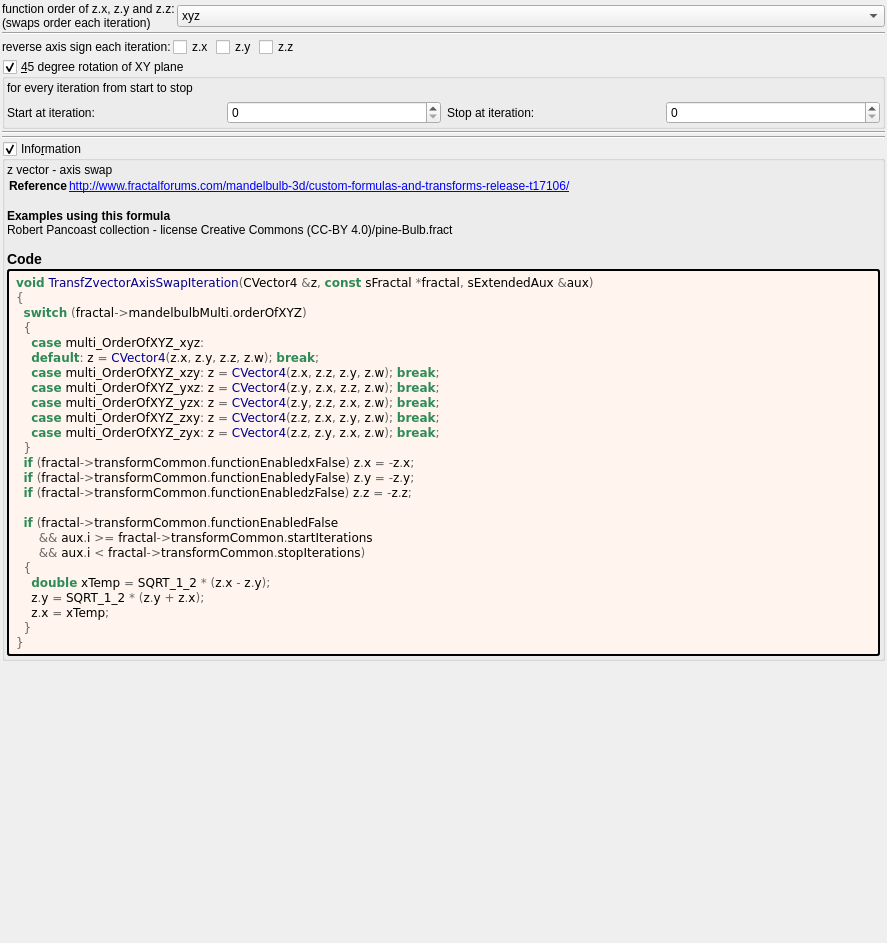
<?xml version="1.0" encoding="UTF-8"?>
<ui version="4.0">
 <class>transf_zvector_axis_swap</class>
 <widget class="QWidget" name="Form">
  <property name="geometry">
   <rect>
    <x>0</x>
    <y>0</y>
    <width>887</width>
    <height>943</height>
   </rect>
  </property>
  <property name="windowTitle">
   <string notr="true">transf_zvector_axis_swap</string>
  </property>
  <layout class="QVBoxLayout" name="verticalLayout">
   <property name="spacing">
    <number>2</number>
   </property>
   <property name="leftMargin">
    <number>2</number>
   </property>
   <property name="topMargin">
    <number>2</number>
   </property>
   <property name="rightMargin">
    <number>2</number>
   </property>
   <property name="bottomMargin">
    <number>2</number>
   </property>
   <item>
    <layout class="QGridLayout" name="gridLayout" columnstretch="0,1">
     <item row="0" column="0">
      <widget class="QLabel" name="label">
       <property name="text">
        <string>function order of z.x, z.y and z.z:
(swaps order each iteration)</string>
       </property>
      </widget>
     </item>
     <item row="0" column="1">
      <widget class="QComboBox" name="comboBox_mandelbulbMulti_order_of_xyz">
       <item>
        <property name="text">
         <string notr="true">xyz</string>
        </property>
       </item>
       <item>
        <property name="text">
         <string notr="true">xzy</string>
        </property>
       </item>
       <item>
        <property name="text">
         <string notr="true">yxz</string>
        </property>
       </item>
       <item>
        <property name="text">
         <string notr="true">yzx</string>
        </property>
       </item>
       <item>
        <property name="text">
         <string notr="true">zxy</string>
        </property>
       </item>
       <item>
        <property name="text">
         <string notr="true">zyx</string>
        </property>
       </item>
      </widget>
     </item>
    </layout>
   </item>
   <item>
    <widget class="Line" name="line_2">
     <property name="orientation">
      <enum>Qt::Horizontal</enum>
     </property>
    </widget>
   </item>
   <item>
    <layout class="QGridLayout" name="gridLayout_23">
     <property name="spacing">
      <number>2</number>
     </property>
     <item row="0" column="2">
      <widget class="MyCheckBox" name="checkBox_transf_function_enabledy_false">
       <property name="text">
        <string notr="true">z.y</string>
       </property>
      </widget>
     </item>
     <item row="0" column="3">
      <widget class="MyCheckBox" name="checkBox_transf_function_enabledz_false">
       <property name="text">
        <string notr="true">z.z</string>
       </property>
      </widget>
     </item>
     <item row="0" column="1">
      <widget class="MyCheckBox" name="checkBox_transf_function_enabledx_false">
       <property name="text">
        <string notr="true">z.x</string>
       </property>
      </widget>
     </item>
     <item row="0" column="0">
      <widget class="QLabel" name="label_3">
       <property name="text">
        <string>reverse axis sign each iteration:</string>
       </property>
      </widget>
     </item>
     <item row="0" column="4">
      <spacer name="horizontalSpacer">
       <property name="orientation">
        <enum>Qt::Horizontal</enum>
       </property>
       <property name="sizeHint" stdset="0">
        <size>
         <width>40</width>
         <height>20</height>
        </size>
       </property>
      </spacer>
     </item>
    </layout>
   </item>
   <item>
    <widget class="MyGroupBox" name="groupCheck_transf_function_enabled_false">
     <property name="title">
      <string>&amp;45 degree rotation of XY plane</string>
     </property>
     <property name="checkable">
      <bool>true</bool>
     </property>
     <layout class="QVBoxLayout" name="verticalLayout_3">
      <property name="leftMargin">
       <number>2</number>
      </property>
      <property name="topMargin">
       <number>2</number>
      </property>
      <property name="rightMargin">
       <number>2</number>
      </property>
      <property name="bottomMargin">
       <number>2</number>
      </property>
      <item>
       <widget class="QLabel" name="label_2">
        <property name="text">
         <string>for every iteration from start to stop</string>
        </property>
       </widget>
      </item>
      <item>
       <layout class="QGridLayout" name="gridLayout_2">
        <item row="0" column="2">
         <widget class="QLabel" name="label_49">
          <property name="text">
           <string>Stop at iteration:</string>
          </property>
         </widget>
        </item>
        <item row="0" column="0">
         <widget class="QLabel" name="label_68">
          <property name="text">
           <string>Start at iteration:</string>
          </property>
         </widget>
        </item>
        <item row="0" column="3">
         <widget class="MySpinBox" name="spinboxInt_transf_stop_iterations">
          <property name="sizePolicy">
           <sizepolicy hsizetype="Preferred" vsizetype="Maximum">
            <horstretch>0</horstretch>
            <verstretch>0</verstretch>
           </sizepolicy>
          </property>
          <property name="maximum">
           <number>999</number>
          </property>
         </widget>
        </item>
        <item row="0" column="1">
         <widget class="MySpinBox" name="spinboxInt_transf_start_iterations">
          <property name="sizePolicy">
           <sizepolicy hsizetype="Minimum" vsizetype="Maximum">
            <horstretch>0</horstretch>
            <verstretch>0</verstretch>
           </sizepolicy>
          </property>
          <property name="minimum">
           <number>0</number>
          </property>
          <property name="maximum">
           <number>999</number>
          </property>
          <property name="value">
           <number>0</number>
          </property>
         </widget>
        </item>
       </layout>
      </item>
     </layout>
    </widget>
   </item>
   <item>
    <widget class="Line" name="line">
     <property name="orientation">
      <enum>Qt::Horizontal</enum>
     </property>
    </widget>
   </item>
   <item>
    <widget class="Line" name="line_3">
     <property name="orientation">
      <enum>Qt::Horizontal</enum>
     </property>
    </widget>
   </item>
   <item>
    <widget class="MyGroupBox" name="groupCheck_info">
     <property name="title">
      <string>Info&amp;rmation</string>
     </property>
     <property name="flat">
      <bool>false</bool>
     </property>
     <property name="checkable">
      <bool>true</bool>
     </property>
     <layout class="QVBoxLayout" name="verticalLayout_2">
      <property name="spacing">
       <number>2</number>
      </property>
      <property name="leftMargin">
       <number>2</number>
      </property>
      <property name="topMargin">
       <number>2</number>
      </property>
      <property name="rightMargin">
       <number>2</number>
      </property>
      <property name="bottomMargin">
       <number>2</number>
      </property>
      <item>
       <widget class="QLabel" name="label_information_general">
        <property name="text">
         <string notr="true">&lt;p&gt;z vector - axis swap&lt;/p&gt;&lt;table&gt;
&lt;tr&gt;&lt;th&gt;Reference&lt;/th&gt;&lt;td&gt;&lt;a href=&quot;http://www.fractalforums.com/mandelbulb-3d/custom-formulas-and-transforms-release-t17106/&quot;&gt;http://www.fractalforums.com/mandelbulb-3d/custom-formulas-and-transforms-release-t17106/&lt;br&gt;
&lt;/td&gt;&lt;/tr&gt;
&lt;/table&gt;
&lt;br&gt;&lt;b&gt;Examples using this formula&lt;/b&gt;&lt;br&gt;Robert Pancoast collection - license Creative Commons (CC-BY 4.0)/pine-Bulb.fract&lt;h3&gt;Code&lt;/h3&gt;</string>
        </property>
        <property name="wordWrap">
         <bool>true</bool>
        </property>
        <property name="openExternalLinks">
         <bool>true</bool>
        </property>
        <property name="textInteractionFlags">
         <set>Qt::LinksAccessibleByMouse|Qt::TextSelectableByMouse</set>
        </property>
       </widget>
      </item>
      <item>
       <widget class="QLabel" name="label_code_content">
        <property name="styleSheet">
         <string notr="true">border-style: outset; border-width: 2px; border-radius: 3px; border-color: black; background-color: #fff5ee; padding: 4px;</string>
        </property>
        <property name="text">
         <string notr="true">&lt;body style=&quot;background-color:#fff5ee&quot;&gt;
&lt;pre style=&quot;color:#000000; background-color:#fff5ee;  font-family:'Courier New',monospace;&quot;&gt;&lt;span style=&quot;color:#2e8b57; font-weight:bold&quot;&gt;void&lt;/span&gt; &lt;span style=&quot;color:#00008f&quot;&gt;TransfZvectorAxisSwapIteration&lt;/span&gt;&lt;span style=&quot;color:#676767&quot;&gt;(&lt;/span&gt;CVector4 &lt;span style=&quot;color:#676767&quot;&gt;&amp;amp;&lt;/span&gt;z&lt;span style=&quot;color:#676767&quot;&gt;,&lt;/span&gt; &lt;span style=&quot;color:#2e8b57; font-weight:bold&quot;&gt;const&lt;/span&gt; sFractal &lt;span style=&quot;color:#676767&quot;&gt;*&lt;/span&gt;fractal&lt;span style=&quot;color:#676767&quot;&gt;,&lt;/span&gt; sExtendedAux &lt;span style=&quot;color:#676767&quot;&gt;&amp;amp;&lt;/span&gt;aux&lt;span style=&quot;color:#676767&quot;&gt;)&lt;/span&gt;
&lt;span style=&quot;color:#676767&quot;&gt;{&lt;/span&gt;
  &lt;span style=&quot;color:#2e8b57; font-weight:bold&quot;&gt;switch&lt;/span&gt; &lt;span style=&quot;color:#676767&quot;&gt;(&lt;/span&gt;fractal&lt;span style=&quot;color:#676767&quot;&gt;-&amp;gt;&lt;/span&gt;mandelbulbMulti&lt;span style=&quot;color:#676767&quot;&gt;.&lt;/span&gt;orderOfXYZ&lt;span style=&quot;color:#676767&quot;&gt;)&lt;/span&gt;
  &lt;span style=&quot;color:#676767&quot;&gt;{&lt;/span&gt;
    &lt;span style=&quot;color:#2e8b57; font-weight:bold&quot;&gt;case&lt;/span&gt; multi_OrderOfXYZ_xyz&lt;span style=&quot;color:#676767&quot;&gt;:&lt;/span&gt;
    &lt;span style=&quot;color:#2e8b57; font-weight:bold&quot;&gt;default&lt;/span&gt;&lt;span style=&quot;color:#676767&quot;&gt;:&lt;/span&gt; z &lt;span style=&quot;color:#676767&quot;&gt;=&lt;/span&gt; &lt;span style=&quot;color:#00008f&quot;&gt;CVector4&lt;/span&gt;&lt;span style=&quot;color:#676767&quot;&gt;(&lt;/span&gt;z&lt;span style=&quot;color:#676767&quot;&gt;.&lt;/span&gt;x&lt;span style=&quot;color:#676767&quot;&gt;,&lt;/span&gt; z&lt;span style=&quot;color:#676767&quot;&gt;.&lt;/span&gt;y&lt;span style=&quot;color:#676767&quot;&gt;,&lt;/span&gt; z&lt;span style=&quot;color:#676767&quot;&gt;.&lt;/span&gt;z&lt;span style=&quot;color:#676767&quot;&gt;,&lt;/span&gt; z&lt;span style=&quot;color:#676767&quot;&gt;.&lt;/span&gt;w&lt;span style=&quot;color:#676767&quot;&gt;);&lt;/span&gt; &lt;span style=&quot;color:#2e8b57; font-weight:bold&quot;&gt;break&lt;/span&gt;&lt;span style=&quot;color:#676767&quot;&gt;;&lt;/span&gt;
    &lt;span style=&quot;color:#2e8b57; font-weight:bold&quot;&gt;case&lt;/span&gt; multi_OrderOfXYZ_xzy&lt;span style=&quot;color:#676767&quot;&gt;:&lt;/span&gt; z &lt;span style=&quot;color:#676767&quot;&gt;=&lt;/span&gt; &lt;span style=&quot;color:#00008f&quot;&gt;CVector4&lt;/span&gt;&lt;span style=&quot;color:#676767&quot;&gt;(&lt;/span&gt;z&lt;span style=&quot;color:#676767&quot;&gt;.&lt;/span&gt;x&lt;span style=&quot;color:#676767&quot;&gt;,&lt;/span&gt; z&lt;span style=&quot;color:#676767&quot;&gt;.&lt;/span&gt;z&lt;span style=&quot;color:#676767&quot;&gt;,&lt;/span&gt; z&lt;span style=&quot;color:#676767&quot;&gt;.&lt;/span&gt;y&lt;span style=&quot;color:#676767&quot;&gt;,&lt;/span&gt; z&lt;span style=&quot;color:#676767&quot;&gt;.&lt;/span&gt;w&lt;span style=&quot;color:#676767&quot;&gt;);&lt;/span&gt; &lt;span style=&quot;color:#2e8b57; font-weight:bold&quot;&gt;break&lt;/span&gt;&lt;span style=&quot;color:#676767&quot;&gt;;&lt;/span&gt;
    &lt;span style=&quot;color:#2e8b57; font-weight:bold&quot;&gt;case&lt;/span&gt; multi_OrderOfXYZ_yxz&lt;span style=&quot;color:#676767&quot;&gt;:&lt;/span&gt; z &lt;span style=&quot;color:#676767&quot;&gt;=&lt;/span&gt; &lt;span style=&quot;color:#00008f&quot;&gt;CVector4&lt;/span&gt;&lt;span style=&quot;color:#676767&quot;&gt;(&lt;/span&gt;z&lt;span style=&quot;color:#676767&quot;&gt;.&lt;/span&gt;y&lt;span style=&quot;color:#676767&quot;&gt;,&lt;/span&gt; z&lt;span style=&quot;color:#676767&quot;&gt;.&lt;/span&gt;x&lt;span style=&quot;color:#676767&quot;&gt;,&lt;/span&gt; z&lt;span style=&quot;color:#676767&quot;&gt;.&lt;/span&gt;z&lt;span style=&quot;color:#676767&quot;&gt;,&lt;/span&gt; z&lt;span style=&quot;color:#676767&quot;&gt;.&lt;/span&gt;w&lt;span style=&quot;color:#676767&quot;&gt;);&lt;/span&gt; &lt;span style=&quot;color:#2e8b57; font-weight:bold&quot;&gt;break&lt;/span&gt;&lt;span style=&quot;color:#676767&quot;&gt;;&lt;/span&gt;
    &lt;span style=&quot;color:#2e8b57; font-weight:bold&quot;&gt;case&lt;/span&gt; multi_OrderOfXYZ_yzx&lt;span style=&quot;color:#676767&quot;&gt;:&lt;/span&gt; z &lt;span style=&quot;color:#676767&quot;&gt;=&lt;/span&gt; &lt;span style=&quot;color:#00008f&quot;&gt;CVector4&lt;/span&gt;&lt;span style=&quot;color:#676767&quot;&gt;(&lt;/span&gt;z&lt;span style=&quot;color:#676767&quot;&gt;.&lt;/span&gt;y&lt;span style=&quot;color:#676767&quot;&gt;,&lt;/span&gt; z&lt;span style=&quot;color:#676767&quot;&gt;.&lt;/span&gt;z&lt;span style=&quot;color:#676767&quot;&gt;,&lt;/span&gt; z&lt;span style=&quot;color:#676767&quot;&gt;.&lt;/span&gt;x&lt;span style=&quot;color:#676767&quot;&gt;,&lt;/span&gt; z&lt;span style=&quot;color:#676767&quot;&gt;.&lt;/span&gt;w&lt;span style=&quot;color:#676767&quot;&gt;);&lt;/span&gt; &lt;span style=&quot;color:#2e8b57; font-weight:bold&quot;&gt;break&lt;/span&gt;&lt;span style=&quot;color:#676767&quot;&gt;;&lt;/span&gt;
    &lt;span style=&quot;color:#2e8b57; font-weight:bold&quot;&gt;case&lt;/span&gt; multi_OrderOfXYZ_zxy&lt;span style=&quot;color:#676767&quot;&gt;:&lt;/span&gt; z &lt;span style=&quot;color:#676767&quot;&gt;=&lt;/span&gt; &lt;span style=&quot;color:#00008f&quot;&gt;CVector4&lt;/span&gt;&lt;span style=&quot;color:#676767&quot;&gt;(&lt;/span&gt;z&lt;span style=&quot;color:#676767&quot;&gt;.&lt;/span&gt;z&lt;span style=&quot;color:#676767&quot;&gt;,&lt;/span&gt; z&lt;span style=&quot;color:#676767&quot;&gt;.&lt;/span&gt;x&lt;span style=&quot;color:#676767&quot;&gt;,&lt;/span&gt; z&lt;span style=&quot;color:#676767&quot;&gt;.&lt;/span&gt;y&lt;span style=&quot;color:#676767&quot;&gt;,&lt;/span&gt; z&lt;span style=&quot;color:#676767&quot;&gt;.&lt;/span&gt;w&lt;span style=&quot;color:#676767&quot;&gt;);&lt;/span&gt; &lt;span style=&quot;color:#2e8b57; font-weight:bold&quot;&gt;break&lt;/span&gt;&lt;span style=&quot;color:#676767&quot;&gt;;&lt;/span&gt;
    &lt;span style=&quot;color:#2e8b57; font-weight:bold&quot;&gt;case&lt;/span&gt; multi_OrderOfXYZ_zyx&lt;span style=&quot;color:#676767&quot;&gt;:&lt;/span&gt; z &lt;span style=&quot;color:#676767&quot;&gt;=&lt;/span&gt; &lt;span style=&quot;color:#00008f&quot;&gt;CVector4&lt;/span&gt;&lt;span style=&quot;color:#676767&quot;&gt;(&lt;/span&gt;z&lt;span style=&quot;color:#676767&quot;&gt;.&lt;/span&gt;z&lt;span style=&quot;color:#676767&quot;&gt;,&lt;/span&gt; z&lt;span style=&quot;color:#676767&quot;&gt;.&lt;/span&gt;y&lt;span style=&quot;color:#676767&quot;&gt;,&lt;/span&gt; z&lt;span style=&quot;color:#676767&quot;&gt;.&lt;/span&gt;x&lt;span style=&quot;color:#676767&quot;&gt;,&lt;/span&gt; z&lt;span style=&quot;color:#676767&quot;&gt;.&lt;/span&gt;w&lt;span style=&quot;color:#676767&quot;&gt;);&lt;/span&gt; &lt;span style=&quot;color:#2e8b57; font-weight:bold&quot;&gt;break&lt;/span&gt;&lt;span style=&quot;color:#676767&quot;&gt;;&lt;/span&gt;
  &lt;span style=&quot;color:#676767&quot;&gt;}&lt;/span&gt;
  &lt;span style=&quot;color:#2e8b57; font-weight:bold&quot;&gt;if&lt;/span&gt; &lt;span style=&quot;color:#676767&quot;&gt;(&lt;/span&gt;fractal&lt;span style=&quot;color:#676767&quot;&gt;-&amp;gt;&lt;/span&gt;transformCommon&lt;span style=&quot;color:#676767&quot;&gt;.&lt;/span&gt;functionEnabledxFalse&lt;span style=&quot;color:#676767&quot;&gt;)&lt;/span&gt; z&lt;span style=&quot;color:#676767&quot;&gt;.&lt;/span&gt;x &lt;span style=&quot;color:#676767&quot;&gt;= -&lt;/span&gt;z&lt;span style=&quot;color:#676767&quot;&gt;.&lt;/span&gt;x&lt;span style=&quot;color:#676767&quot;&gt;;&lt;/span&gt;
  &lt;span style=&quot;color:#2e8b57; font-weight:bold&quot;&gt;if&lt;/span&gt; &lt;span style=&quot;color:#676767&quot;&gt;(&lt;/span&gt;fractal&lt;span style=&quot;color:#676767&quot;&gt;-&amp;gt;&lt;/span&gt;transformCommon&lt;span style=&quot;color:#676767&quot;&gt;.&lt;/span&gt;functionEnabledyFalse&lt;span style=&quot;color:#676767&quot;&gt;)&lt;/span&gt; z&lt;span style=&quot;color:#676767&quot;&gt;.&lt;/span&gt;y &lt;span style=&quot;color:#676767&quot;&gt;= -&lt;/span&gt;z&lt;span style=&quot;color:#676767&quot;&gt;.&lt;/span&gt;y&lt;span style=&quot;color:#676767&quot;&gt;;&lt;/span&gt;
  &lt;span style=&quot;color:#2e8b57; font-weight:bold&quot;&gt;if&lt;/span&gt; &lt;span style=&quot;color:#676767&quot;&gt;(&lt;/span&gt;fractal&lt;span style=&quot;color:#676767&quot;&gt;-&amp;gt;&lt;/span&gt;transformCommon&lt;span style=&quot;color:#676767&quot;&gt;.&lt;/span&gt;functionEnabledzFalse&lt;span style=&quot;color:#676767&quot;&gt;)&lt;/span&gt; z&lt;span style=&quot;color:#676767&quot;&gt;.&lt;/span&gt;z &lt;span style=&quot;color:#676767&quot;&gt;= -&lt;/span&gt;z&lt;span style=&quot;color:#676767&quot;&gt;.&lt;/span&gt;z&lt;span style=&quot;color:#676767&quot;&gt;;&lt;/span&gt;

  &lt;span style=&quot;color:#2e8b57; font-weight:bold&quot;&gt;if&lt;/span&gt; &lt;span style=&quot;color:#676767&quot;&gt;(&lt;/span&gt;fractal&lt;span style=&quot;color:#676767&quot;&gt;-&amp;gt;&lt;/span&gt;transformCommon&lt;span style=&quot;color:#676767&quot;&gt;.&lt;/span&gt;functionEnabledFalse
      &lt;span style=&quot;color:#676767&quot;&gt;&amp;amp;&amp;amp;&lt;/span&gt; aux&lt;span style=&quot;color:#676767&quot;&gt;.&lt;/span&gt;i &lt;span style=&quot;color:#676767&quot;&gt;&amp;gt;=&lt;/span&gt; fractal&lt;span style=&quot;color:#676767&quot;&gt;-&amp;gt;&lt;/span&gt;transformCommon&lt;span style=&quot;color:#676767&quot;&gt;.&lt;/span&gt;startIterations
      &lt;span style=&quot;color:#676767&quot;&gt;&amp;amp;&amp;amp;&lt;/span&gt; aux&lt;span style=&quot;color:#676767&quot;&gt;.&lt;/span&gt;i &lt;span style=&quot;color:#676767&quot;&gt;&amp;lt;&lt;/span&gt; fractal&lt;span style=&quot;color:#676767&quot;&gt;-&amp;gt;&lt;/span&gt;transformCommon&lt;span style=&quot;color:#676767&quot;&gt;.&lt;/span&gt;stopIterations&lt;span style=&quot;color:#676767&quot;&gt;)&lt;/span&gt;
  &lt;span style=&quot;color:#676767&quot;&gt;{&lt;/span&gt;
    &lt;span style=&quot;color:#2e8b57; font-weight:bold&quot;&gt;double&lt;/span&gt; xTemp &lt;span style=&quot;color:#676767&quot;&gt;=&lt;/span&gt; SQRT_1_2 &lt;span style=&quot;color:#676767&quot;&gt;* (&lt;/span&gt;z&lt;span style=&quot;color:#676767&quot;&gt;.&lt;/span&gt;x &lt;span style=&quot;color:#676767&quot;&gt;-&lt;/span&gt; z&lt;span style=&quot;color:#676767&quot;&gt;.&lt;/span&gt;y&lt;span style=&quot;color:#676767&quot;&gt;);&lt;/span&gt;
    z&lt;span style=&quot;color:#676767&quot;&gt;.&lt;/span&gt;y &lt;span style=&quot;color:#676767&quot;&gt;=&lt;/span&gt; SQRT_1_2 &lt;span style=&quot;color:#676767&quot;&gt;* (&lt;/span&gt;z&lt;span style=&quot;color:#676767&quot;&gt;.&lt;/span&gt;y &lt;span style=&quot;color:#676767&quot;&gt;+&lt;/span&gt; z&lt;span style=&quot;color:#676767&quot;&gt;.&lt;/span&gt;x&lt;span style=&quot;color:#676767&quot;&gt;);&lt;/span&gt;
    z&lt;span style=&quot;color:#676767&quot;&gt;.&lt;/span&gt;x &lt;span style=&quot;color:#676767&quot;&gt;=&lt;/span&gt; xTemp&lt;span style=&quot;color:#676767&quot;&gt;;&lt;/span&gt;
  &lt;span style=&quot;color:#676767&quot;&gt;}&lt;/span&gt;
&lt;span style=&quot;color:#676767&quot;&gt;}&lt;/span&gt;
&lt;/pre&gt;
&lt;/body&gt;</string>
        </property>
        <property name="wordWrap">
         <bool>true</bool>
        </property>
        <property name="openExternalLinks">
         <bool>true</bool>
        </property>
        <property name="textInteractionFlags">
         <set>Qt::LinksAccessibleByMouse|Qt::TextSelectableByMouse</set>
        </property>
       </widget>
      </item>
     </layout>
    </widget>
   </item>
   <item>
    <spacer name="verticalSpacer">
     <property name="orientation">
      <enum>Qt::Vertical</enum>
     </property>
     <property name="sizeHint" stdset="0">
      <size>
       <width>20</width>
       <height>40</height>
      </size>
     </property>
    </spacer>
   </item>
  </layout>
 </widget>
 <customwidgets>
  <customwidget>
   <class>MyGroupBox</class>
   <extends>QGroupBox</extends>
   <header>my_group_box.h</header>
   <container>1</container>
  </customwidget>
  <customwidget>
   <class>MySpinBox</class>
   <extends>QSpinBox</extends>
   <header>my_spin_box.h</header>
  </customwidget>
  <customwidget>
   <class>MyCheckBox</class>
   <extends>QCheckBox</extends>
   <header>my_check_box.h</header>
  </customwidget>
 </customwidgets>
 <tabstops>
  <tabstop>checkBox_transf_function_enabledx_false</tabstop>
  <tabstop>checkBox_transf_function_enabledy_false</tabstop>
  <tabstop>checkBox_transf_function_enabledz_false</tabstop>
  <tabstop>spinboxInt_transf_start_iterations</tabstop>
  <tabstop>spinboxInt_transf_stop_iterations</tabstop>
  <tabstop>groupCheck_info</tabstop>
 </tabstops>
 <resources/>
 <connections/>
</ui>
